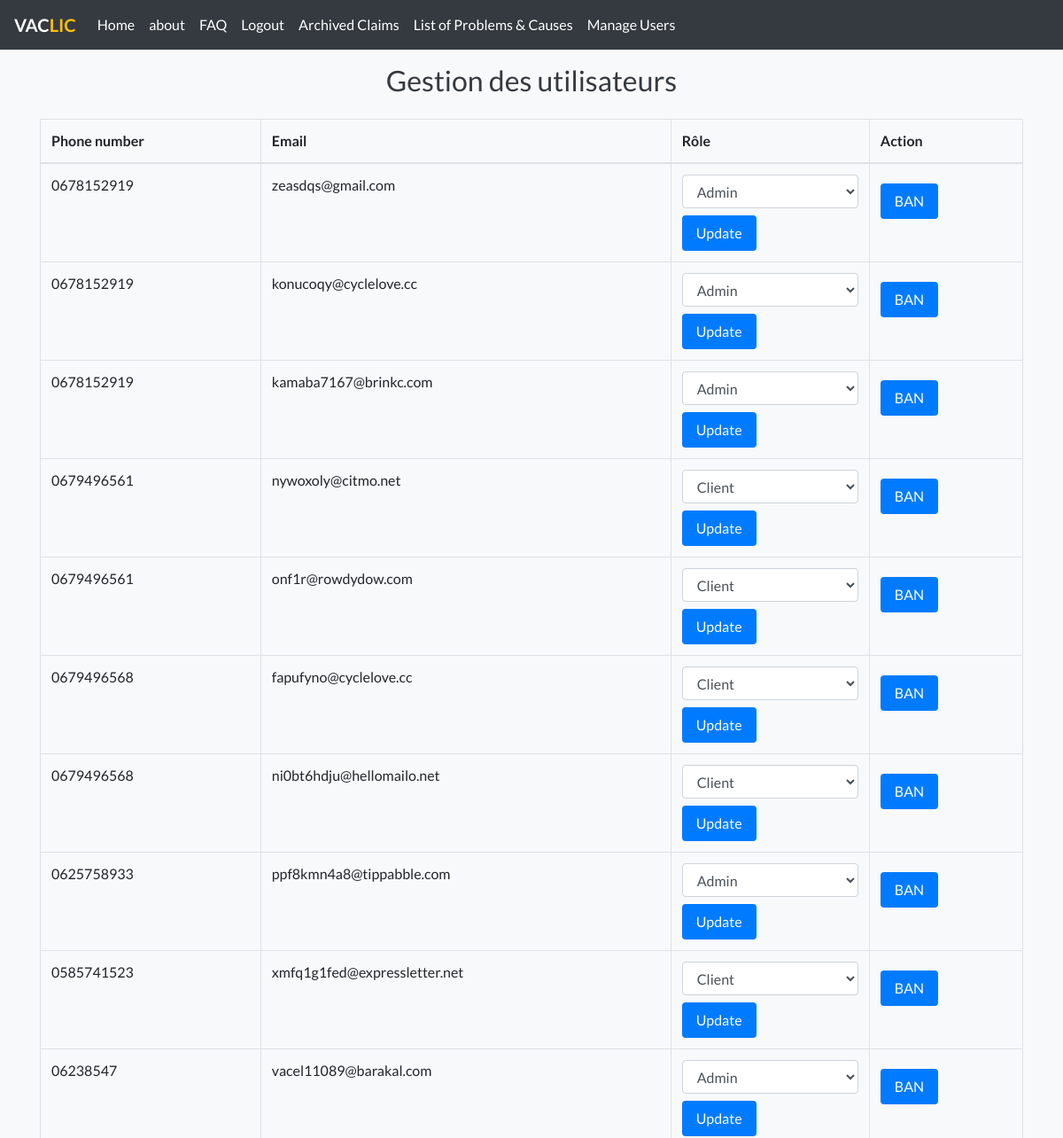
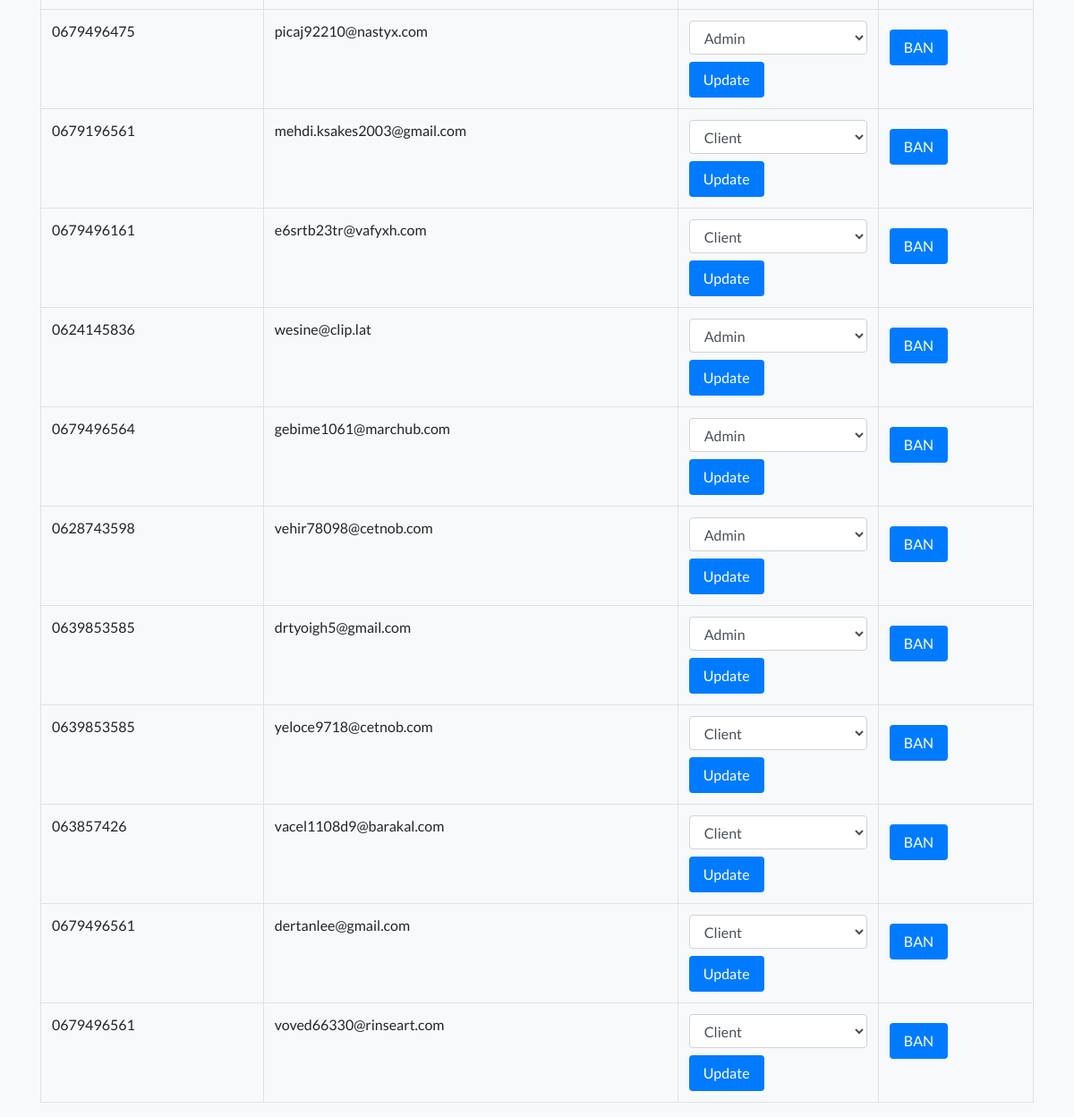
/support/users/ (signed in), run on the app's committed database (2 pictures, top to bottom).
### accounts/models.py (models this page shows, shortened)
class Account(AbstractBaseUser):
    email = models.EmailField(max_length=100, unique=True)
    role = models.CharField(max_length=10, choices=(('client', 'Client'), ('admin', 'Admin')), default='client')
    Phone_number = models.CharField(max_length=50)
    is_admin = models.BooleanField(default=False)
    is_staff = models.BooleanField(default=False)
    is_active = models.BooleanField(default=False)
    is_superadmin = models.BooleanField(default=False)
    is_phone_verified = models.BooleanField(default=False)
    date_joined_for_format = models.DateTimeField(auto_now_add=True)
    last_login_for_format  = models.DateTimeField(auto_now_add=True)
    USERNAME_FIELD = 'email'
    REQUIRED_FIELDS = ['role']
    objects = AccountManager()

### support/views.py (the view)
# urls.py: path('users/', views.manage_users, name='manage_users'),
@login_required
@user_passes_test(lambda user: user.role == 'admin')
def manage_users(request):
    users = get_user_model().objects.all()
    return render(request, 'supportclaim/manage_users.html', {'users': users})

### templates/supportclaim/manage_users.html (shortened to what this page needs)
{% include "base.html" %}
{% block content %}
<div class="container">
    <h2 class="text-center mb-4">Gestion des utilisateurs</h2>
    <table class="table table-bordered">
        <thead>
            <tr>
                <th>Phone number</th>
                <th>Email</th>
                <th>Rôle</th>
                <th>Action</th>
            </tr>
        </thead>
        <tbody>
            {% if users %}
                {% for user in users %}
                    <tr>
                        <td>{{ user.Phone_number}}</td>
                        <td>{{ user.email }}</td>
                        <td>
                            <form method="post" action="{% url 'support:update_user_role' user.id %}">
                                <select name="role" class="form-control">
                                    <option value="client" {% if user.role == 'client' %}selected{% endif %}>Client</option>
                                    <option value="admin" {% if user.role == 'admin' %}selected{% endif %}>Admin</option>
                                </select>
                                <button type="submit" class="btn btn-primary mt-2">Update</button>
                            </form>
                        </td>
                        <td>
                            <form method="post" action="{% url 'support:delete_user' user.id %}">
                                <button type="submit" class="btn btn-danger">BAN</button>
                            </form>
                        </td>
                    </tr>
                {% endfor %}
            {% else %}
                <tr>
                    <td colspan="4" class="text-center">Aucun utilisateur trouvé</td>
                </tr>
            {% endif %}
        </tbody>
    </table>
</div>
{% endblock %}

### templates/base.html (shortened to what this page needs)
<!doctype html>
<html lang="en">
<head>
    <link rel="stylesheet" href="https://stackpath.bootstrapcdn.com/bootstrap/4.5.2/css/bootstrap.min.css">
</head>
<body>
    <nav class="navbar navbar-expand-lg navbar-dark fixed-top">
        <a class="navbar-brand" href="#">VAC<span>LIC</span></a>
        <div class="collapse navbar-collapse" id="navbarNav">
            <ul class="navbar-nav mr-auto">
                <li class="nav-item">
                    <a class="nav-link" href="{% url 'support:adminside' %}">Home</a>
                </li>
                <li class="nav-item">
                    <a class="nav-link" href="{% url 'support:about1' %}">about</a>
                </li>
                <li class="nav-item">
                    <a class="nav-link" href="{% url 'support:about' %}">FAQ</a>
                </li>
                {% if user.is_authenticated %}
                    <li class="nav-item">
                        <a class="nav-link" href="{% url 'accounts:logout' %}">Logout</a>
                    </li>
            {% if request.user.role == 'admin' %}
            <li class="nav-item"><a class="nav-link" href="{% url 'support:archived_claims' %}">Archived Claims</a></li>
            <li class="nav-item"><a class="nav-link" href="{% url 'support:problems_list' %}">List of Problems & Causes</a></li>
            <li class="nav-item"><a class="nav-link" href="{% url 'support:manage_users' %}">Manage Users</a></li>
        {% endif %}
                {% endif %}
            </ul>
        </div>
    </nav>
</body>
</html>

### templates/base.html (style rules this page uses)
body { font-family: 'Lato', sans-serif; background: #f8f9fa; color: #343a40; }
.navbar { background-color: #343a40; }
.navbar-brand { color: #ffffff !important; font-weight: bold; }
.navbar-brand span { color: #ffc107; }
.navbar-nav .nav-link { color: #ffffff !important; }
.btn { margin-top: 10px; padding: 8px 16px; background-color: #007bff; color: white; border: none; border-radius: 4px; cursor: pointer; }

### data on the page
Account: Phone_number "0678152919", email "zeasdqs@gmail.com", role "Admin"
Account: Phone_number "0678152919", email "konucoqy@cyclelove.cc", role "Admin"
Account: Phone_number "0678152919", email "kamaba7167@brinkc.com", role "Admin"
Account: Phone_number "0679496561", email "nywoxoly@citmo.net", role "Client"
Account: Phone_number "0679496561", email "onf1r@rowdydow.com", role "Client"
Account: Phone_number "0679496568", email "fapufyno@cyclelove.cc", role "Client"
Account: Phone_number "0679496568", email "ni0bt6hdju@hellomailo.net", role "Client"
Account: Phone_number "0625758933", email "ppf8kmn4a8@tippabble.com", role "Admin"
Account: Phone_number "0585741523", email "xmfq1g1fed@expressletter.net", role "Client"
Account: Phone_number "06238547", email "vacel11089@barakal.com", role "Admin"
Account: Phone_number "0679496475", email "picaj92210@nastyx.com", role "Admin"
Account: Phone_number "0679196561", email "mehdi.ksakes2003@gmail.com", role "Client"
Account: Phone_number "0679496161", email "e6srtb23tr@vafyxh.com", role "Client"
Account: Phone_number "0624145836", email "wesine@clip.lat", role "Admin"
Account: Phone_number "0679496564", email "gebime1061@marchub.com", role "Admin"
Account: Phone_number "0628743598", email "vehir78098@cetnob.com", role "Admin"
Account: Phone_number "0639853585", email "drtyoigh5@gmail.com", role "Admin"
Account: Phone_number "0639853585", email "yeloce9718@cetnob.com", role "Client"
Account: Phone_number "063857426", email "vacel1108d9@barakal.com", role "Client"
Account: Phone_number "0679496561", email "dertanlee@gmail.com", role "Client"
Account: Phone_number "0679496561", email "voved66330@rinseart.com", role "Client"
